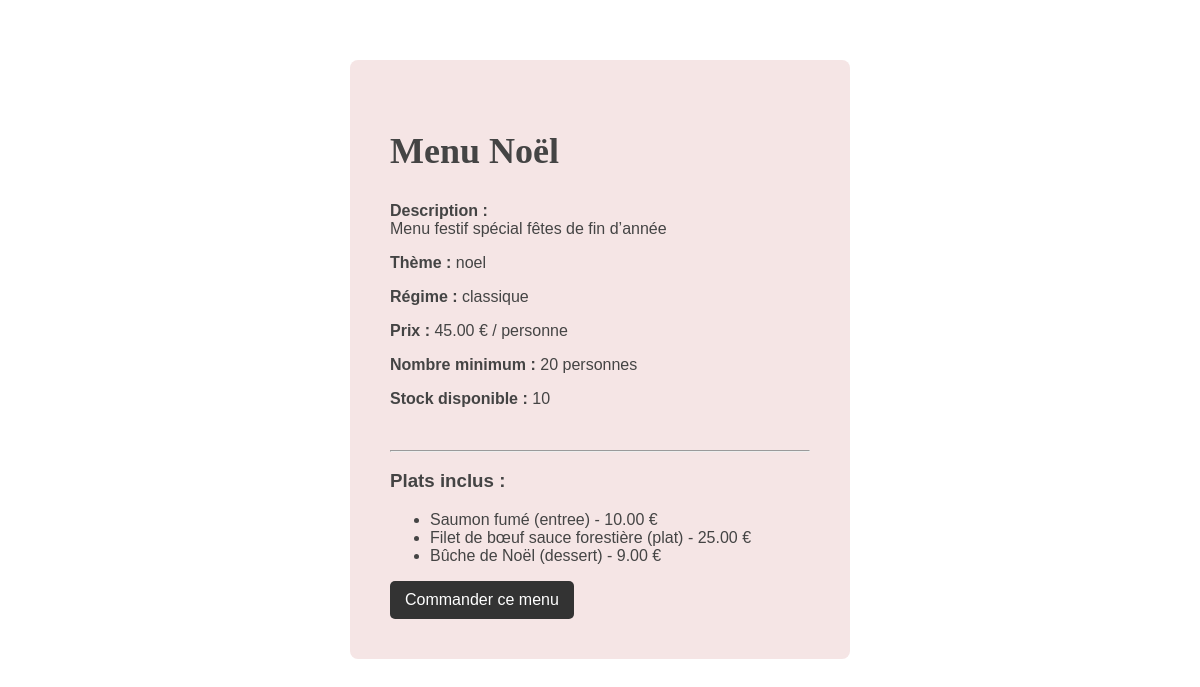
The app's page /menu.php?id=2 with its own data.
### tables this page shows
CREATE TABLE menus (
    id INT AUTO_INCREMENT PRIMARY KEY,
    nom VARCHAR(150) NOT NULL,
    description TEXT NOT NULL,
    theme VARCHAR(100) NOT NULL,
    nb_personnes_min INT NOT NULL,
    prix_par_personne DECIMAL(8,2) NOT NULL,
    delai_commande_jours INT NOT NULL,
    stock_disponible INT NOT NULL DEFAULT 0,
    regime ENUM('classique', 'vegetarien', 'vegan') NOT NULL DEFAULT 'classique'
);

CREATE TABLE plats (
    id INT AUTO_INCREMENT PRIMARY KEY,
    nom VARCHAR(150) NOT NULL,
    type ENUM('entree', 'plat', 'dessert', 'boisson') NOT NULL,
    prix DECIMAL(8,2) NOT NULL
);

### src/Models/Menu.php (called while the page is built, shortened)
<?php
class Menu
{
    private PDO $db;
    public function __construct()
    {
        $database = new Database();
        $this->db = $database->getConnection();
    }
    public function getById(int $id): ?array
    {
        $sql = "SELECT * FROM menus WHERE id = :id";
        $stmt = $this->db->prepare($sql);
        $stmt->execute(['id' => $id]);
        $menu = $stmt->fetch(PDO::FETCH_ASSOC);
        return $menu ?: null;
    }
    public function getPlatsByMenu(int $menu_id): array
    {
        $sql = "
        SELECT p.*
        FROM plats p
        INNER JOIN menu_plat mp ON p.id = mp.plat_id
        WHERE mp.menu_id = :menu_id
    ";
        $stmt = $this->db->prepare($sql);
        $stmt->execute(['menu_id' => $menu_id]);
        return $stmt->fetchAll(PDO::FETCH_ASSOC);
    }
}

### config/database.php (called while the page is built, shortened)
<?php
class Database
{
    private string $host = "localhost";
    private string $dbName = "vite_gourmand";
    private string $username = "root";
    private string $password = "";
    private ?PDO $connection = null;
    public function getConnection(): PDO
    {
        if ($this->connection === null) {
            try {
                $this->connection = new PDO(
                    "mysql:host={$this->host};dbname={$this->dbName};charset=utf8",
                    $this->username,
                    $this->password
                );
                $this->connection->setAttribute(PDO::ATTR_ERRMODE, PDO::ERRMODE_EXCEPTION);
            } catch (PDOException $e) {
                die("Erreur de connexion à la base de données");
            }
        }
        return $this->connection;
    }
}

### src/Controllers/MenuController.php (called while the page is built, shortened)
<?php
class MenuController
{
    private Menu $menuModel;
    public function __construct()
    {
        $this->menuModel = new Menu();
    }
    public function show(int $id): ?array
    {
        $menu = $this->menuModel->getById($id);
        $menu['plats'] = $this->menuModel->getPlatsByMenu($id);
        return $menu;
    }
}

### public/menu.php (the view, shortened to what this page needs)
<?php
require_once __DIR__ . '/../config/Database.php';
require_once __DIR__ . '/../src/Models/Menu.php';
require_once __DIR__ . '/../src/Controllers/MenuController.php';
$controller = new MenuController();
$menu = $controller->show((int) $_GET['id']);
?>
<!DOCTYPE html>
<html lang="fr">
<head>
    <link rel="stylesheet" href="css/style.css">
</head>
<body>
    <div class="form-container">
        <h2><?= htmlspecialchars($menu['nom']) ?></h2>
        <p><strong>Description :</strong><br>
            <?= htmlspecialchars($menu['description']) ?>
        </p>
        <p><strong>Thème :</strong> <?= htmlspecialchars($menu['theme']) ?></p>
        <p><strong>Régime :</strong> <?= htmlspecialchars($menu['regime']) ?></p>
        <p><strong>Prix :</strong> <?= number_format($menu['prix_par_personne'], 2) ?> € / personne</p>
        <p><strong>Nombre minimum :</strong> <?= (int) $menu['nb_personnes_min'] ?> personnes</p>
        <p><strong>Stock disponible :</strong> <?= (int) $menu['stock_disponible'] ?></p>
        <br>
        <hr>
        <h3>Plats inclus :</h3>
        <?php if (!empty($menu['plats'])): ?>
            <ul>
                <?php foreach ($menu['plats'] as $plat): ?>
                    <li>
                        <?= htmlspecialchars($plat['nom']) ?>
                        (<?= htmlspecialchars($plat['type']) ?>)
                        - <?= number_format($plat['prix'], 2) ?> €
                    </li>
                <?php endforeach; ?>
            </ul>
        <?php else: ?>
            <p>Aucun plat associé.</p>
        <?php endif; ?>
        <?php if ($menu['stock_disponible'] > 0): ?>
            <a href="commande.php?menu_id=<?= $menu['id'] ?>" class="btn-menus">
                Commander ce menu
            </a>
        <?php else: ?>
            <p style="color:red; font-weight:bold;">
                Menu actuellement indisponible
            </p>
        <?php endif; ?>
    </div>
</body>
</html>

### public/css/style.css (style rules this page uses)
body { background-color: #FFFFFF; color: #444444; font-family: 'Montserrat', sans-serif; margin: 0; }
h2 { font-family: 'Moon Dance', cursive; font-size: 36px; }
.btn-menus { display: inline-block; padding: 10px 15px; background: #333; color: #fff; text-decoration: none; border-radius: 5px; }
.form-container { max-width: 500px; margin: 60px auto; background-color: #F5E5E5; padding: 40px; border-radius: 8px; box-sizing: border-box; }

### records on screen
menus: nom "Menu Noël", description "Menu festif spécial fêtes de fin d’année", theme "noel", regime "classique", prix_par_personne "45.00", nb_personnes_min "20", stock_disponible "10"
plats: nom "Saumon fumé", type "entree", prix "10.00"
plats: nom "Filet de bœuf sauce forestière", type "plat", prix "25.00"
plats: nom "Bûche de Noël", type "dessert", prix "9.00"
